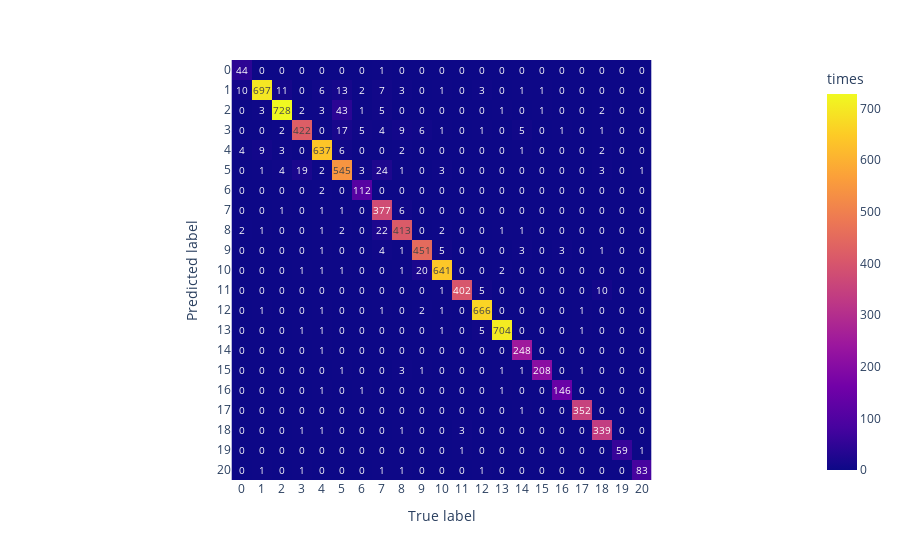

Notebook code cell kept with this figure:
### Code cell
import plotly.express as px
the_rest=21
z = C[:the_rest,:the_rest].tolist()

x_lab = [str(i) for i in class_id.tolist()]
y_lab = [str(i) for i in class_id.tolist()]

fig = px.imshow(z, 
                text_auto=True,
                labels=dict(x="True label", y="Predicted label", color="times"),
                x=x_lab[:the_rest],
                y=y_lab[:the_rest])
fig.show()

### Figure 1 — Plotly figure (JSON) as saved in the notebook; plotly's stock layout.template omitted (floating-point values rounded to 4 significant figures; data arrays with more than 128 entries replaced by an {"elided": "..."} marker saying what was removed)
{"data": [{"coloraxis": "coloraxis", "hovertemplate": "True label: %{x}<br>Predicted label: %{y}<br>times: %{z}<extra></extra>", "name": "0", "texttemplate": "%{z}", "type": "heatmap", "x": ["0", "1", "2", "3", "4", "5", "6", "7", "8", "9", "10", "11", "12", "13", "14", "15", "16", "17", "18", "19", "20"], "xaxis": "x", "y": ["0", "1", "2", "3", "4", "5", "6", "7", "8", "9", "10", "11", "12", "13", "14", "15", "16", "17", "18", "19", "20"], "yaxis": "y", "z": {"elided": "21x21 int values"}}], "layout": {"coloraxis": {"colorbar": {"title": {"text": "times"}}, "colorscale": [[0, "#0d0887"], [0.1111, "#46039f"], [0.2222, "#7201a8"], [0.3333, "#9c179e"], [0.4444, "#bd3786"], [0.5556, "#d8576b"], [0.6667, "#ed7953"], [0.7778, "#fb9f3a"], [0.8889, "#fdca26"], [1, "#f0f921"]]}, "margin": {"t": 60}, "xaxis": {"anchor": "y", "constrain": "domain", "domain": [0, 1], "scaleanchor": "y", "title": {"text": "True label"}}, "yaxis": {"anchor": "x", "autorange": "reversed", "constrain": "domain", "domain": [0, 1], "title": {"text": "Predicted label"}}}}
